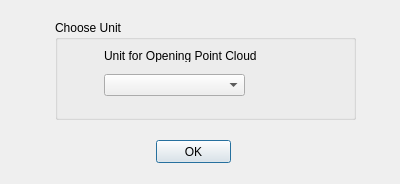
<?xml version="1.0" encoding="UTF-8"?>
<ui version="4.0">
 <class>PointUnitDialog</class>
 <widget class="QDialog" name="PointUnitDialog">
  <property name="windowModality">
   <enum>Qt::WindowModal</enum>
  </property>
  <property name="geometry">
   <rect>
    <x>0</x>
    <y>0</y>
    <width>400</width>
    <height>184</height>
   </rect>
  </property>
  <property name="windowTitle">
   <string>Choose Unit for Opening Point Cloud</string>
  </property>
  <property name="modal">
   <bool>true</bool>
  </property>
  <widget class="QGroupBox" name="groupBox">
   <property name="geometry">
    <rect>
     <x>55</x>
     <y>20</y>
     <width>301</width>
     <height>100</height>
    </rect>
   </property>
   <property name="title">
    <string>Choose Unit</string>
   </property>
   <widget class="QComboBox" name="comboBoxUnit">
    <property name="geometry">
     <rect>
      <x>49</x>
      <y>54</y>
      <width>141</width>
      <height>22</height>
     </rect>
    </property>
    <property name="statusTip">
     <string>The computing unit is centimeter, please choose unit for opening point cloud</string>
    </property>
   </widget>
   <widget class="QLabel" name="label">
    <property name="geometry">
     <rect>
      <x>49</x>
      <y>30</y>
      <width>200</width>
      <height>12</height>
     </rect>
    </property>
    <property name="text">
     <string>Unit for Opening Point Cloud</string>
    </property>
   </widget>
  </widget>
  <widget class="QPushButton" name="pushButtonOk">
   <property name="geometry">
    <rect>
     <x>156</x>
     <y>140</y>
     <width>75</width>
     <height>23</height>
    </rect>
   </property>
   <property name="statusTip">
    <string>The computing unit is centimeter, please choose unit for opening point cloud</string>
   </property>
   <property name="text">
    <string>OK</string>
   </property>
  </widget>
 </widget>
 <tabstops>
  <tabstop>comboBoxUnit</tabstop>
  <tabstop>pushButtonOk</tabstop>
 </tabstops>
 <resources/>
 <connections/>
</ui>
